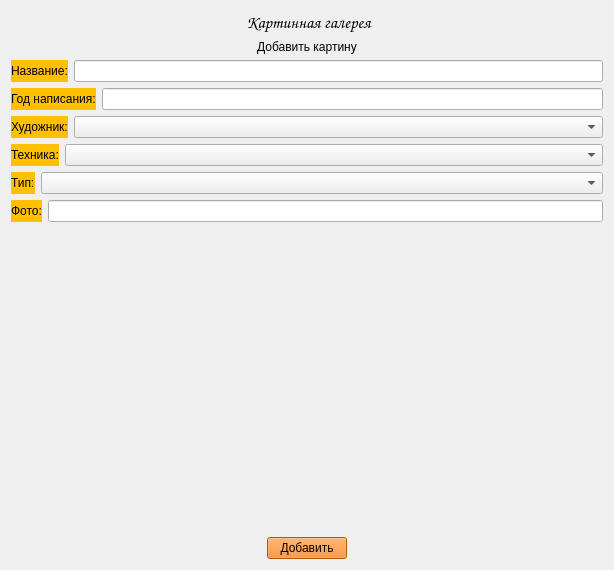
<?xml version="1.0" encoding="UTF-8"?>
<ui version="4.0">
 <class>Form</class>
 <widget class="QWidget" name="Form">
  <property name="geometry">
   <rect>
    <x>0</x>
    <y>0</y>
    <width>614</width>
    <height>570</height>
   </rect>
  </property>
  <property name="windowTitle">
   <string>Form</string>
  </property>
  <layout class="QVBoxLayout" name="verticalLayout">
   <item>
    <layout class="QHBoxLayout" name="horizontalLayout_2" stretch="3,1,2,1">
     <property name="leftMargin">
      <number>12</number>
     </property>
     <property name="rightMargin">
      <number>0</number>
     </property>
     <item>
      <spacer name="horizontalSpacer">
       <property name="orientation">
        <enum>Qt::Horizontal</enum>
       </property>
       <property name="sizeHint" stdset="0">
        <size>
         <width>40</width>
         <height>20</height>
        </size>
       </property>
      </spacer>
     </item>
     <item>
      <widget class="QLabel" name="label">
       <property name="minimumSize">
        <size>
         <width>0</width>
         <height>0</height>
        </size>
       </property>
       <property name="font">
        <font>
         <family>Comic Sans MS</family>
         <pointsize>13</pointsize>
        </font>
       </property>
       <property name="text">
        <string>Картинная галерея </string>
       </property>
       <property name="alignment">
        <set>Qt::AlignCenter</set>
       </property>
      </widget>
     </item>
     <item>
      <spacer name="horizontalSpacer_6">
       <property name="orientation">
        <enum>Qt::Horizontal</enum>
       </property>
       <property name="sizeHint" stdset="0">
        <size>
         <width>40</width>
         <height>20</height>
        </size>
       </property>
      </spacer>
     </item>
     <item>
      <widget class="QLabel" name="logo">
       <property name="maximumSize">
        <size>
         <width>80</width>
         <height>80</height>
        </size>
       </property>
       <property name="text">
        <string/>
       </property>
       <property name="pixmap">
        <pixmap>img/logo_mini.png</pixmap>
       </property>
      </widget>
     </item>
    </layout>
   </item>
   <item>
    <layout class="QVBoxLayout" name="verticalLayout_2">
     <item>
      <widget class="QLabel" name="label_2">
       <property name="styleSheet">
        <string notr="true">font: 11pt &quot;Comic Sans MS&quot;;</string>
       </property>
       <property name="text">
        <string>Добавить картину</string>
       </property>
       <property name="alignment">
        <set>Qt::AlignCenter</set>
       </property>
      </widget>
     </item>
     <item>
      <layout class="QVBoxLayout" name="verticalLayout_5">
       <item>
        <layout class="QHBoxLayout" name="horizontalLayout_4">
         <item>
          <widget class="QLabel" name="label_5">
           <property name="styleSheet">
            <string notr="true">background-color: rgb(255,192,0);
font: 9pt &quot;Comic Sans MS&quot;;</string>
           </property>
           <property name="text">
            <string>Название:</string>
           </property>
          </widget>
         </item>
         <item>
          <widget class="QLineEdit" name="edit_name"/>
         </item>
        </layout>
       </item>
       <item>
        <layout class="QHBoxLayout" name="horizontalLayout_20" stretch="0,100">
         <item>
          <widget class="QLabel" name="label_3">
           <property name="styleSheet">
            <string notr="true">background-color: rgb(255,192,0);
font: 9pt &quot;Comic Sans MS&quot;;</string>
           </property>
           <property name="text">
            <string>Год написания:</string>
           </property>
          </widget>
         </item>
         <item>
          <widget class="QLineEdit" name="edit_year"/>
         </item>
        </layout>
       </item>
       <item>
        <layout class="QHBoxLayout" name="horizontalLayout_19" stretch="0,100">
         <item>
          <widget class="QLabel" name="label_18">
           <property name="styleSheet">
            <string notr="true">background-color: rgb(255,192,0);
font: 9pt &quot;Comic Sans MS&quot;;</string>
           </property>
           <property name="text">
            <string>Художник:</string>
           </property>
          </widget>
         </item>
         <item>
          <widget class="QComboBox" name="combobox_painter"/>
         </item>
        </layout>
       </item>
       <item>
        <layout class="QHBoxLayout" name="horizontalLayout_5" stretch="0,100">
         <property name="spacing">
          <number>6</number>
         </property>
         <item>
          <widget class="QLabel" name="label_7">
           <property name="styleSheet">
            <string notr="true">background-color: rgb(255,192,0);
font: 9pt &quot;Comic Sans MS&quot;;</string>
           </property>
           <property name="text">
            <string>Техника:</string>
           </property>
          </widget>
         </item>
         <item>
          <widget class="QComboBox" name="combobox_technic"/>
         </item>
        </layout>
       </item>
       <item>
        <layout class="QHBoxLayout" name="horizontalLayout" stretch="0,100">
         <item>
          <widget class="QLabel" name="label_4">
           <property name="styleSheet">
            <string notr="true">background-color: rgb(255,192,0);
font: 9pt &quot;Comic Sans MS&quot;;</string>
           </property>
           <property name="text">
            <string>Тип:</string>
           </property>
          </widget>
         </item>
         <item>
          <widget class="QComboBox" name="combobox_type"/>
         </item>
        </layout>
       </item>
       <item>
        <layout class="QHBoxLayout" name="horizontalLayout_6">
         <item>
          <widget class="QLabel" name="label_6">
           <property name="styleSheet">
            <string notr="true">background-color: rgb(255,192,0);
font: 9pt &quot;Comic Sans MS&quot;;</string>
           </property>
           <property name="text">
            <string>Фото:</string>
           </property>
          </widget>
         </item>
         <item>
          <widget class="QLineEdit" name="edit_photo"/>
         </item>
        </layout>
       </item>
      </layout>
     </item>
     <item>
      <spacer name="verticalSpacer">
       <property name="orientation">
        <enum>Qt::Vertical</enum>
       </property>
       <property name="sizeHint" stdset="0">
        <size>
         <width>20</width>
         <height>40</height>
        </size>
       </property>
      </spacer>
     </item>
     <item>
      <layout class="QHBoxLayout" name="horizontalLayout_3">
       <item>
        <spacer name="horizontalSpacer_2">
         <property name="orientation">
          <enum>Qt::Horizontal</enum>
         </property>
         <property name="sizeHint" stdset="0">
          <size>
           <width>40</width>
           <height>20</height>
          </size>
         </property>
        </spacer>
       </item>
       <item>
        <widget class="QPushButton" name="btn_add_client">
         <property name="styleSheet">
          <string notr="true">background-color: rgb(255,121,0);
font: 9pt &quot;Comic Sans MS&quot;;</string>
         </property>
         <property name="text">
          <string>Добавить</string>
         </property>
        </widget>
       </item>
       <item>
        <spacer name="horizontalSpacer_3">
         <property name="orientation">
          <enum>Qt::Horizontal</enum>
         </property>
         <property name="sizeHint" stdset="0">
          <size>
           <width>40</width>
           <height>20</height>
          </size>
         </property>
        </spacer>
       </item>
      </layout>
     </item>
    </layout>
   </item>
  </layout>
 </widget>
 <resources/>
 <connections/>
</ui>
